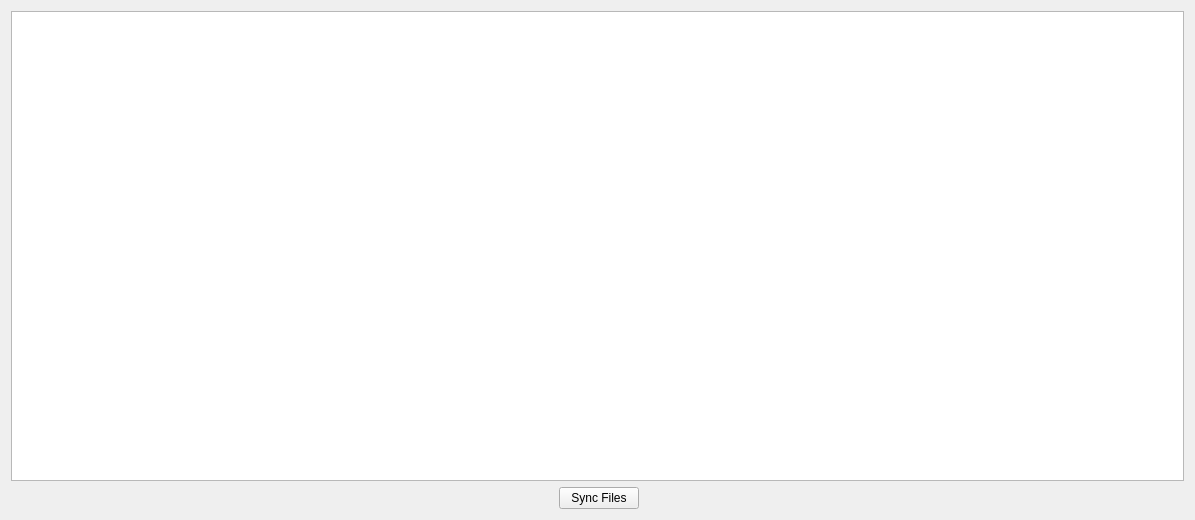
<?xml version="1.0" encoding="UTF-8"?>
<ui version="4.0">
 <class>DownloadsForm</class>
 <widget class="QWidget" name="DownloadsForm">
  <property name="geometry">
   <rect>
    <x>0</x>
    <y>0</y>
    <width>1195</width>
    <height>520</height>
   </rect>
  </property>
  <property name="windowTitle">
   <string>Form</string>
  </property>
  <layout class="QGridLayout" name="gridLayout_2">
   <item row="0" column="0">
    <layout class="QGridLayout" name="gridLayout">
     <item row="0" column="0">
      <widget class="QTreeView" name="DownloadtreeView"/>
     </item>
     <item row="1" column="0">
      <layout class="QHBoxLayout" name="horizontalLayout">
       <item>
        <spacer name="horizontalSpacer_2">
         <property name="orientation">
          <enum>Qt::Horizontal</enum>
         </property>
         <property name="sizeHint" stdset="0">
          <size>
           <width>548</width>
           <height>20</height>
          </size>
         </property>
        </spacer>
       </item>
       <item>
        <widget class="QPushButton" name="SyncButton">
         <property name="text">
          <string>Sync Files</string>
         </property>
        </widget>
       </item>
       <item>
        <spacer name="horizontalSpacer">
         <property name="orientation">
          <enum>Qt::Horizontal</enum>
         </property>
         <property name="sizeHint" stdset="0">
          <size>
           <width>538</width>
           <height>20</height>
          </size>
         </property>
        </spacer>
       </item>
      </layout>
     </item>
    </layout>
   </item>
  </layout>
 </widget>
 <resources/>
 <connections/>
</ui>
